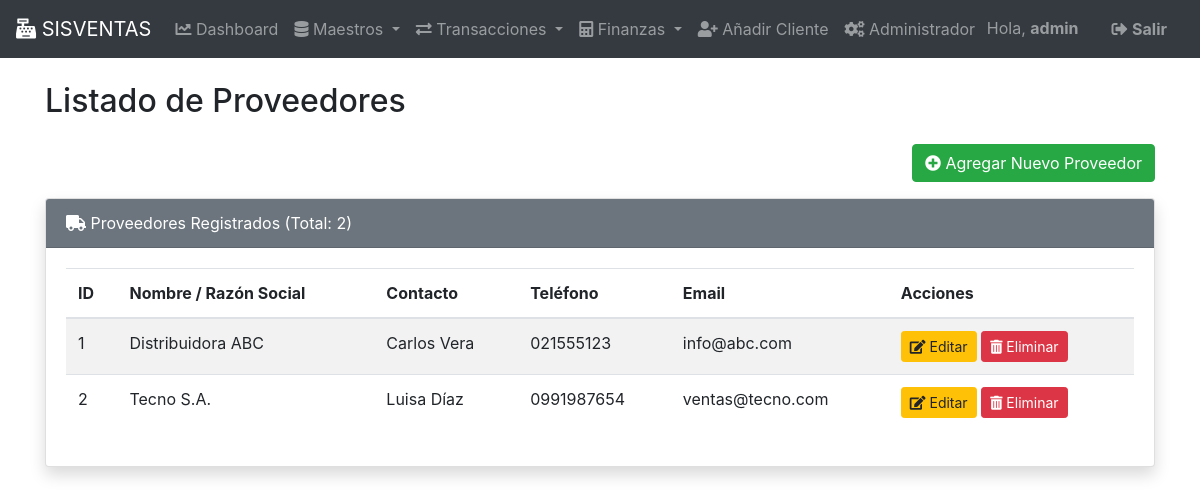
The app's page /proveedores/ (signed in), older data.
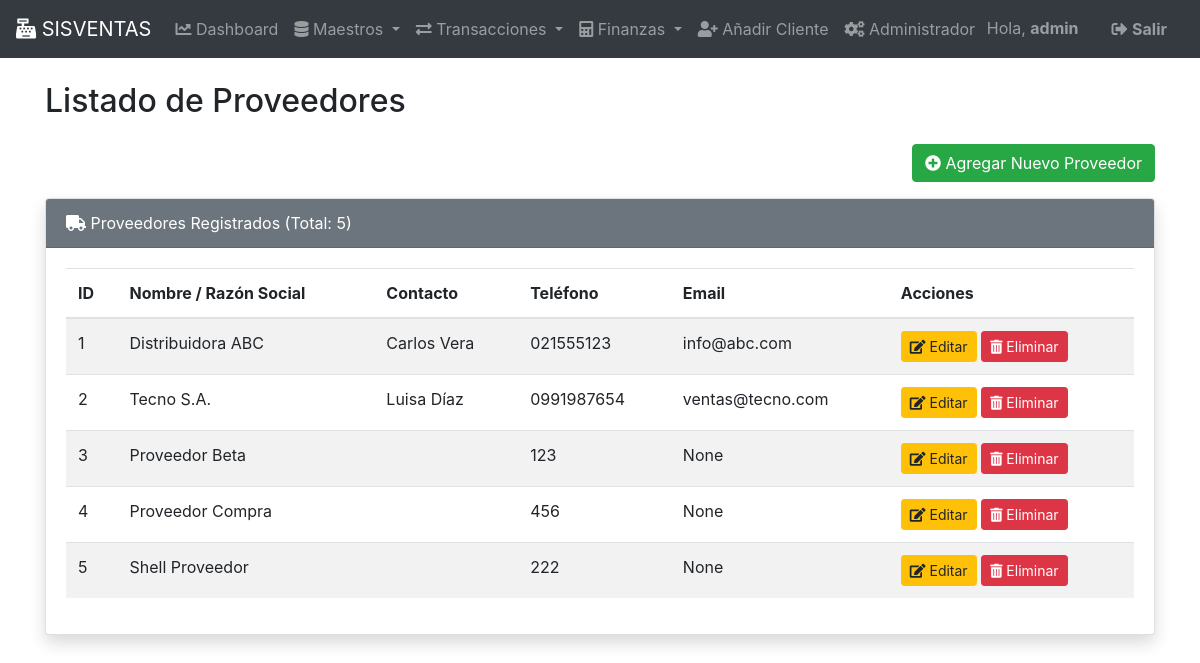
The same page, newer data.
### gestion/models.py (models this page shows, shortened)
class Proveedor(models.Model):
    nombre = models.CharField(max_length=100, unique=True)
    contacto = models.CharField(max_length=100)
    telefono = models.CharField(max_length=15)
    email = models.EmailField(max_length=255, blank=True, null=True)
    class Meta:
        verbose_name_plural = "Proveedores"

### gestion/views.py (the view)
# urls.py: path('proveedores/', ProveedorListView.as_view(), name='proveedor_lista'),
class ProveedorListView(BaseListView):
    model = Proveedor
    template_name = 'gestion/proveedores/proveedor_list.html'
    context_object_name = 'proveedores'
    titulo_pagina = 'Listado de Proveedores'

### gestion/views_base.py (called while the page is built)
    def get_context_data(self, **kwargs):
        context = super().get_context_data(**kwargs)
        context['titulo_pagina'] = self.titulo_pagina
        return context

### Juan Manuel Gómez Achucarro/sistema_ventas1.1/gestion/templates/gestion/proveedores/proveedor_list.html (shortened to what this page needs)
{% extends 'base.html' %}
{% block content %}
<h2 class="mt-4 mb-4">{{ titulo_pagina }}</h2>
<div class="d-flex justify-content-end mb-3">
    <a href="{% url 'proveedor_crear' %}" class="btn btn-success">
        <i class="fas fa-plus-circle"></i> Agregar Nuevo Proveedor
    </a>
</div>
<div class="card shadow">
    <div class="card-header bg-secondary text-white">
        <i class="fas fa-truck"></i> Proveedores Registrados (Total: {{ proveedores|length }})
    </div>
    <div class="card-body">
        {% if proveedores %}
        <div class="table-responsive">
            <table class="table table-striped table-hover align-middle">
                <thead>
                    <tr>
                        <th>ID</th>
                        <th>Nombre / Razón Social</th>
                        <th>Contacto</th>
                        <th>Teléfono</th>
                        <th>Email</th>
                        <th>Acciones</th>
                    </tr>
                </thead>
                <tbody>
                    {% for proveedor in proveedores %}
                    <tr>
                        <td>{{ proveedor.id }}</td>
                        <td>{{ proveedor.nombre }}</td>
                        <td>{{ proveedor.contacto|default_if_none:"N/A" }}</td>
                        <td>{{ proveedor.telefono|default_if_none:"N/A" }}</td>
                        <td>{{ proveedor.email }}</td>
                        <td class="text-nowrap">
                            <a href="{% url 'proveedor_editar' proveedor.pk %}" class="btn btn-sm btn-warning" title="Editar">
                                <i class="fas fa-edit"></i> Editar
                            </a>
                            <a href="{% url 'proveedor_eliminar' proveedor.pk %}" class="btn btn-sm btn-danger" title="Eliminar">
                                <i class="fas fa-trash-alt"></i> Eliminar
                            </a>
                        </td>
                    </tr>
                    {% empty %}
                    <tr>
                        <td colspan="6" class="text-center">No hay proveedores registrados.</td>
                    </tr>
                    {% endfor %}
                </tbody>
            </table>
        </div>
        {% else %}
        <div class="alert alert-info" role="alert">
            No hay proveedores registrados aún.
        </div>
        {% endif %}
    </div>
</div>
{% endblock %}

Row changes from the older to the newer data that the page shows:
added Proveedor: id "3", nombre "Proveedor Beta", telefono "123", email "None"
added Proveedor: id "4", nombre "Proveedor Compra", telefono "456", email "None"
added Proveedor: id "5", nombre "Shell Proveedor", telefono "222", email "None"
Text that changed along with them:
{{ proveedores|length }}: "2" → "5"
